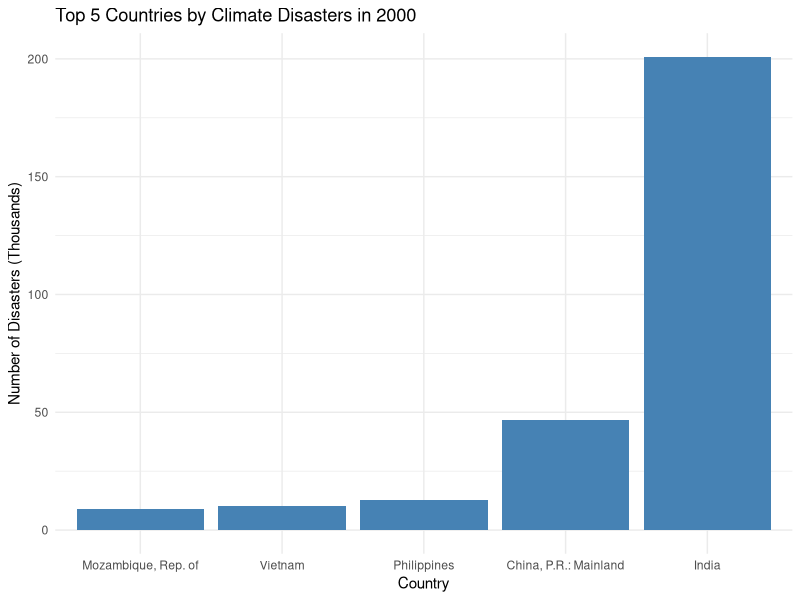

Recreate this plot in R.
## ---- chunk 1
library(tidyverse)
## ---- chunk 2
data = read.csv('./data/phys_risks_climate_related_distaster_frequency.csv')
## ---- chunk 3
data_mutated <- mutate(data, difference_80_24 = X1980 - X2024)

head(data_mutated$difference_80_24)
## ---- chunk 4
num_rows = 10
## ---- chunk 5
head(count(data, Country), n = num_rows)
## ---- chunk 6
count(head(data, n = num_rows), Country)
## ---- chunk 7
head(subset(data, select = c("Country", "X1980", "X2024")))
filtered_data <- filter(data, Indicator == "Climate related disasters frequency, Number of Disasters: TOTAL")

head(subset(filtered_data, select = c("Country", "X1980", "X2024")))
  
## ---- chunk 8
data %>%
  group_by(Country) %>%                             # multiple entries per country
  summarise(X2000 = sum(X2000, na.rm = TRUE)) %>%   # sum frequencies
  arrange(desc(X2000)) %>%                          # sort by frequency
  slice_head(n = 5) %>%                             # get top 5
  ggplot(aes(x = reorder(Country, X2000), y = X2000 / 1000)) +
  geom_col(fill = "steelblue") +
  scale_y_continuous(labels = function(x) format(x / 1000, scientific = FALSE)) + 
  labs(title = "Top 5 Countries by Climate Disasters in 2000",
       x = "Country",
       y = "Number of Disasters (Thousands)") +
  theme_minimal()
## ---- chunk 9
head(subset(data, select = c("Country", "X2024")))
summarized_data <- data %>%
  group_by(Country) %>%
  summarize(total = sum(X2024, na.rm=TRUE))

head(summarized_data)
## ---- chunk 10
years = paste0('X', as.character(1980:2024)) # create a range 1980-2024 containing all col names

long_data = pivot_longer(data, years, names_to = 'Year', values_to = 'Frequency')

head(arrange(long_data, desc(Frequency)))
## ---- chunk 11
head(subset(data, select=c("Country", "X2023", "X2024")))
united_data <- unite(data, "2023-2024", X2023:X2024, sep="-", na.rm=TRUE)
head(subset(united_data, select=c("Country", "2023-2024")))
## ---- chunk 12
separated_data <- separate(united_data, "2023-2024", c("new_2023", "new_2024"), sep = "-", fill="right")
head(subset(separated_data, select=c("Country", "new_2023", "new_2024")))
